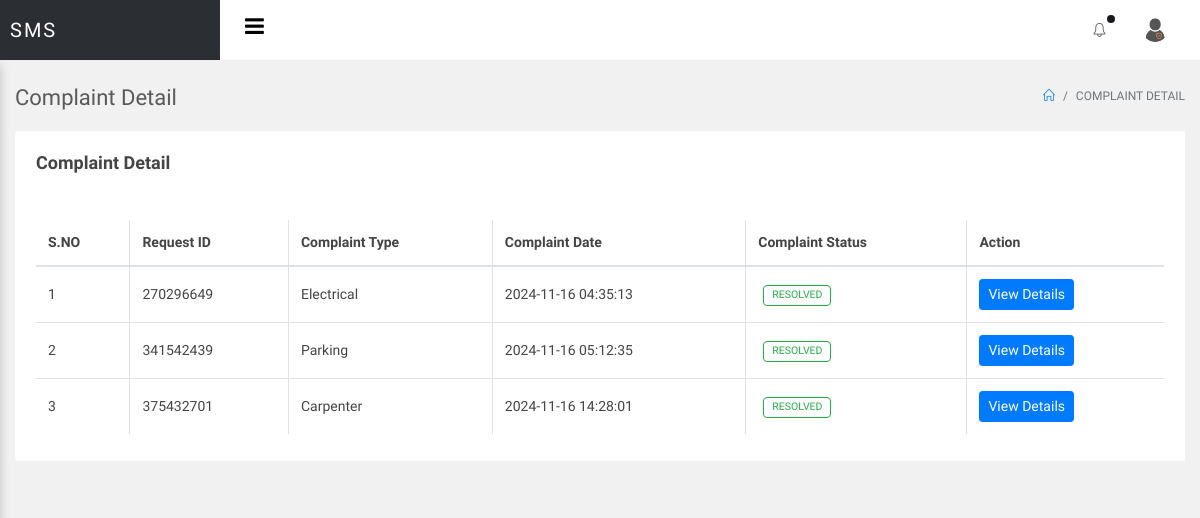
/sms/admin/total-complain-complain.php (signed in), run on the app's committed database.
### tables this page shows
CREATE TABLE `tblcomplain` (
  `ID` int(10) NOT NULL,
  `RequestID` int(10) DEFAULT NULL,
  `UserID` int(10) DEFAULT NULL,
  `ComplainType` varchar(200) DEFAULT NULL,
  `ComplainDes` mediumtext DEFAULT NULL,
  `CompRaisedate` timestamp NULL DEFAULT current_timestamp(),
  `AdminRemark` mediumtext DEFAULT NULL,
  `Status` varchar(200) DEFAULT NULL,
  `ResolvedDate` timestamp NULL DEFAULT NULL ON UPDATE current_timestamp()
);

### sms/admin/total-complain-complain.php (the view, shortened to what this page needs)
<?php
include('includes/dbconnection.php');
if (strlen($_SESSION['smsaid']==0)) {
  header('location:logout.php');
  } else{
  ?>
<!doctype html>
<html lang="en">
<head>
<link rel="stylesheet" href="../assets/vendor/bootstrap/css/bootstrap.min.css">
<link rel="stylesheet" href="../assets/vendor/animate-css/animate.min.css">
<link rel="stylesheet" href="../assets/vendor/font-awesome/css/font-awesome.min.css">
<link rel="stylesheet" href="../assets/vendor/jquery-datatable/dataTables.bootstrap4.min.css">
<link rel="stylesheet" href="../assets/vendor/jquery-datatable/fixedeader/dataTables.fixedcolumns.bootstrap4.min.css">
<link rel="stylesheet" href="../assets/vendor/jquery-datatable/fixedeader/dataTables.fixedheader.bootstrap4.min.css">
<link rel="stylesheet" href="../assets/vendor/sweetalert/sweetalert.css"/>
<link rel="stylesheet" href="assets/css/main.css">
<link rel="stylesheet" href="assets/css/color_skins.css">
</head>
<body class="theme-blue">
<div id="wrapper">
    <?php include_once('includes/header.php');?>
    <div id="main-content">
        <div class="container-fluid">
            <div class="block-header">
                <div class="row">
                    <div class="col-lg-5 col-md-8 col-sm-12">
                        <h2>Complaint Detail</h2>
                    </div>
                    <div class="col-lg-7 col-md-4 col-sm-12 text-right">
                        <ul class="breadcrumb justify-content-end">
                            <li class="breadcrumb-item"><a href="dashboard.php"><i class="icon-home"></i></a></li>
                            <li class="breadcrumb-item active">Complaint Detail</li>
                        </ul>
                    </div>
                </div>
            </div>
            <div class="row clearfix">
                <div class="col-lg-12">
                    <div class="card">
                        <div class="header">
                            <h2>Complaint Detail</h2>
                        </div>
                        <div class="body">
                            <div class="table-responsive">
 <table class="table table-bordered table-hover js-basic-example dataTable table-custom">
         <thead>
         <tr>
         <th>S.NO</th>
       <th>Request ID</th>
        <th>Complaint Type</th>
        <th>Complaint Date</th>
        <th>Complaint Status</th>
        <th>Action</th>
          </tr>
         </thead>
         <tbody>
                                        <?php
$sql="SELECT * from tblcomplain";
$query = $dbh -> prepare($sql);
$query->execute();
$results=$query->fetchAll(PDO::FETCH_OBJ);
$cnt=1;
if($query->rowCount() > 0)
{
foreach($results as $row)
{               ?>
                                        <tr>
                                           <td><?php echo htmlentities($cnt);?></td>
                  <td><?php  echo htmlentities($row->RequestID);?>
                  </td>
                  <td><?php  echo htmlentities($row->ComplainType);?></td>
                  <td><?php  echo htmlentities($row->CompRaisedate);?></td>
                  <td><?php  if($row->Status==""){ ?>
<span class="badge badge-danger">Not Updated Yet</span>
<?php } elseif($row->Status=='In Progress') { ?>
<span class="badge badge-warning">In Progress</span>
<?php } elseif($row->Status=='Resolved') { ?>
<span class="badge badge-success">Resolved</span>
<?php } ?>
</td>
                   <td> <a href="view-complain-detail.php?viewid=<?php echo htmlentities ($row->ID);?>" class="btn btn-primary btn-sm">View Details</a></td>
                                        </tr>
                                        <?php $cnt=$cnt+1;}} ?>
                                    </tbody>
                                </table>
                            </div>
                        </div>
                    </div>
                </div>
              </div>
        </div>
    </div>
</div>
</body>
</html>
<?php }  ?>

### data on the page
tblcomplain: RequestID "270296649", ComplainType "Electrical", CompRaisedate "2024-11-16 04:35:13", Status "RESOLVED"
tblcomplain: RequestID "341542439", ComplainType "Parking", CompRaisedate "2024-11-16 05:12:35", Status "RESOLVED"
tblcomplain: RequestID "375432701", ComplainType "Carpenter", CompRaisedate "2024-11-16 14:28:01", Status "RESOLVED"
